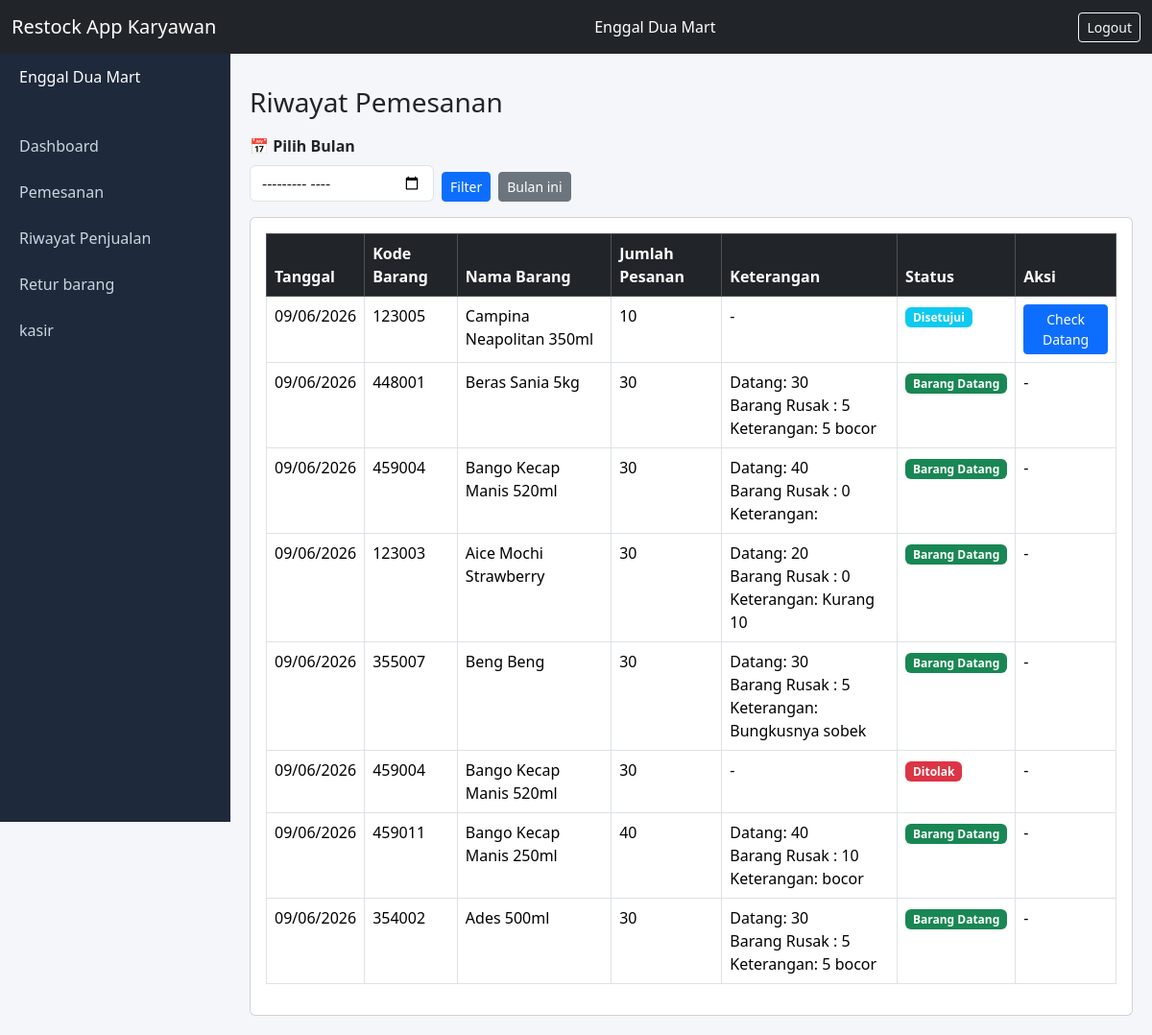
The page /pemesanan/ (signed in) on the database its author committed.
### inventory/models.py (models this page shows, shortened)
class Pemesanan(models.Model):
    STATUS_CHOICES = [
        ('pending', 'Pending'),
        ('disetujui', 'Disetujui'),
        ('datang','Barang Datang'),
        ('ditolak', 'Ditolak'),
    ]
    barang = models.ForeignKey(Barang, on_delete=models.CASCADE)
    user_2 = models.ForeignKey(User, on_delete=models.CASCADE)
    jumlah = models.IntegerField()
    status_2 = models.CharField(max_length=20, choices=STATUS_CHOICES, default='pending')
    tanggal_pesan = models.DateField(auto_now_add=True)
    tanggal_datang = models.DateField(null=True, blank=True)
    jumlah_datang = models.IntegerField(null=True, blank=True)
    jumlah_rusak = models.IntegerField(null=True, blank=True, default=0)
    keterangan = models.TextField(null=True, blank=True)

class Barang(models.Model):
    kategori = models.ForeignKey(
        KategoriBarang,
        on_delete=models.CASCADE
    )
    kode_barang = models.IntegerField(
        primary_key=True,
        editable=False
    )
    nama_barang = models.CharField(max_length=100)
    stock = models.IntegerField()
    harga = models.DecimalField(max_digits=12, decimal_places=2)
    batas_minimal = models.IntegerField(default=15)

### inventory/views.py (the view)
    def wrapper(request, *args, **kwargs):
        if not request.session.get('user_id'):
            return redirect('login')
        return view_func(request, *args, **kwargs)

### inventory/views.py (called while the page is built)
def require_login(view_func):
    def wrapper(request, *args, **kwargs):
        if not request.session.get('user_id'):
            return redirect('login')
        return view_func(request, *args, **kwargs)
    return wrapper

@require_login
def pemesanan_list(request):
    role = request.session.get('role')
    user_id = request.session.get('user_id')
    bulan_input = request.GET.get('bulan')
    if not bulan_input:
        now = timezone.now()
        bulan_input = f"{now.year}-{now.month:02d}"
    tahun, bulan = bulan_input.split('-')
    pesanan = Pemesanan.objects.select_related('barang','user_2')
    if role != 'admin':
        pesanan = pesanan.filter(user_2_id=user_id)
    pesanan = pesanan.filter(tanggal_pesan__year=tahun,tanggal_pesan__month=bulan).order_by('-tanggal_pesan','-id')
    context = {
        'pemesanan_list': pesanan,
        'role': role,
        'bulan': bulan_input
    }
    return render(request, 'pemesanan_list.html', context)

### inventory/templates/pemesanan_list.html (shortened to what this page needs)
{% extends 'base.html' %}
{% block content %}
<h3 class="mb-3">
  {% if role == 'admin' %}Daftar Semua Pemesanan{% else %}Riwayat Pemesanan{% endif %}
</h3>
<form method="GET" class="mb-3">
  <div class="d-flex align-items-end gap-2">
    <div>
      <label class="form-label fw-semibold">📅 Pilih Bulan</label>
      <input type="month" name="bulan" class="form-control"value="{{ request.GET.bulan }}">
    </div>
    <button type="submit" class="btn btn-primary btn-sm">Filter</button>
    <a href="{% url 'pemesanan_list' %}" class="btn btn-secondary btn-sm">Bulan ini</a>
  </div>
</form>
<div class="card">
  <div class="card-body ">
    <table class="table table-bordered">
      <thead class="table-dark">
        <tr>
          <th>Tanggal</th>
          <th>Kode Barang</th>
          <th>Nama Barang</th>
          <th>Jumlah Pesanan</th>
          <th>Keterangan</th>
          <th>Status</th>
          {% if role == 'karyawan' %}
            <th>Aksi</th>
          {% endif %}
        </tr>
      </thead>
      <tbody>
      {% for p in pemesanan_list %}
        <tr>
          <td>{{ p.tanggal_pesan|date:"d/m/Y" }}</td>
          <td>{{ p.barang.kode_barang }}</td>
          <td>{{ p.barang.nama_barang }}</td>
          <td>{{ p.jumlah }}</td>
          <td>{% if p.jumlah_datang %}
                 Datang: {{ p.jumlah_datang }} <br>
                 Barang Rusak : {{ p.jumlah_rusak}} <br>
                 Keterangan: {{ p.keterangan }}
              {% else %}
                 -
              {% endif %}
          </td>
          <td>
            {% if p.status_2 == 'pending' %}
              <span class="badge bg-warning text-dark">Pending</span>
            {% elif p.status_2 == 'disetujui' %}
              <span class="badge bg-info">Disetujui</span>
            {% elif p.status_2 == 'datang' %}
              <span class="badge bg-success">Barang Datang</span>
            {% else %}
              <span class="badge bg-danger">Ditolak</span>
            {% endif %}
          </td>
          {% if role == 'karyawan' %}
            <td>
              {% if p.status_2 == 'disetujui' %}
                <a href="{% url 'barang_datang_konfirmasi' p.pk %}"class="btn btn-sm btn-primary"title="Konfirmasi barang datang">
                  Check Datang</a>
              {% else %}
                -
              {% endif %}
            </td>
          {% endif %}
        </tr>
      {% endfor %}
      </tbody>
    </table>
  </div>
</div>
{% endblock %}

### inventory/templates/base.html (shortened to what this page needs)
<!DOCTYPE html>
<html lang="id">
<head>
  <link href="https://cdn.jsdelivr.net/npm/bootstrap@5.3.3/dist/css/bootstrap.min.css" rel="stylesheet">
  <link href="https://cdn.jsdelivr.net/npm/bootstrap-icons/font/bootstrap-icons.css" rel="stylesheet">
</head>
<body>
<nav class="navbar navbar-dark bg-dark fixed-top">
  <div class="container-fluid">
    {% if role == 'karyawan' %}
    <span class="navbar-brand">Restock App Karyawan</span>
    {% endif %}
    <span class="text-white">Enggal Dua Mart</span>
    <a href="{% url 'logout' %}" class="btn btn-outline-light btn-sm">Logout</a>
  </div>
</nav>
<div class="sidebar">
  <a class="text-white">Enggal Dua Mart</a><br>
  <a href="{% url 'dashboard' %}"></i> Dashboard</a>
  {% if role == 'karyawan' %}
    <a href="{% url 'pemesanan_list' %}"> Pemesanan</a>
    <a href="{% url 'laporan_keuangan' %}">Riwayat Penjualan</a>
    <a href="{% url 'daftar_retur' %}">Retur barang</a>
    <a href="{% url 'kasir' %}">kasir</a>
  {% endif %}
</div>
<div class="content">
  {% block content %}{% endblock %}
</div>
</body>
</html>

### inventory/templates/base.html (style rules this page uses)
body { background:#f5f6fa; }
.sidebar { width:240px; min-height:100vh; background:#1e293b; position:fixed; top:56px; }
.content { margin-left:240px; margin-top:70px; padding:20px; }
.sidebar a { display:block; padding:12px 20px; color:#cbd5e1; text-decoration:none; }

### rows shown on the page
Pemesanan: tanggal_pesan "09/06/2026", barang.kode_barang "123005", barang.nama_barang "Campina Neapolitan 350ml", jumlah "10", status_2 "Disetujui"
Pemesanan: tanggal_pesan "09/06/2026", barang.kode_barang "448001", barang.nama_barang "Beras Sania 5kg", jumlah "30", jumlah_datang "30", jumlah_rusak "5", keterangan "5 bocor", status_2 "Barang Datang"
Pemesanan: tanggal_pesan "09/06/2026", barang.kode_barang "459004", barang.nama_barang "Bango Kecap Manis 520ml", jumlah "30", jumlah_datang "40", jumlah_rusak "0", status_2 "Barang Datang"
Pemesanan: tanggal_pesan "09/06/2026", barang.kode_barang "123003", barang.nama_barang "Aice Mochi Strawberry", jumlah "30", jumlah_datang "20", jumlah_rusak "0", keterangan "Kurang 10", status_2 "Barang Datang"
Pemesanan: tanggal_pesan "09/06/2026", barang.kode_barang "355007", barang.nama_barang "Beng Beng", jumlah "30", jumlah_datang "30", jumlah_rusak "5", keterangan "Bungkusnya sobek", status_2 "Barang Datang"
Pemesanan: tanggal_pesan "09/06/2026", barang.kode_barang "459004", barang.nama_barang "Bango Kecap Manis 520ml", jumlah "30", status_2 "Ditolak"
Pemesanan: tanggal_pesan "09/06/2026", barang.kode_barang "459011", barang.nama_barang "Bango Kecap Manis 250ml", jumlah "40", jumlah_datang "40", jumlah_rusak "10", keterangan "bocor", status_2 "Barang Datang"
Pemesanan: tanggal_pesan "09/06/2026", barang.kode_barang "354002", barang.nama_barang "Ades 500ml", jumlah "30", jumlah_datang "30", jumlah_rusak "5", keterangan "5 bocor", status_2 "Barang Datang"
